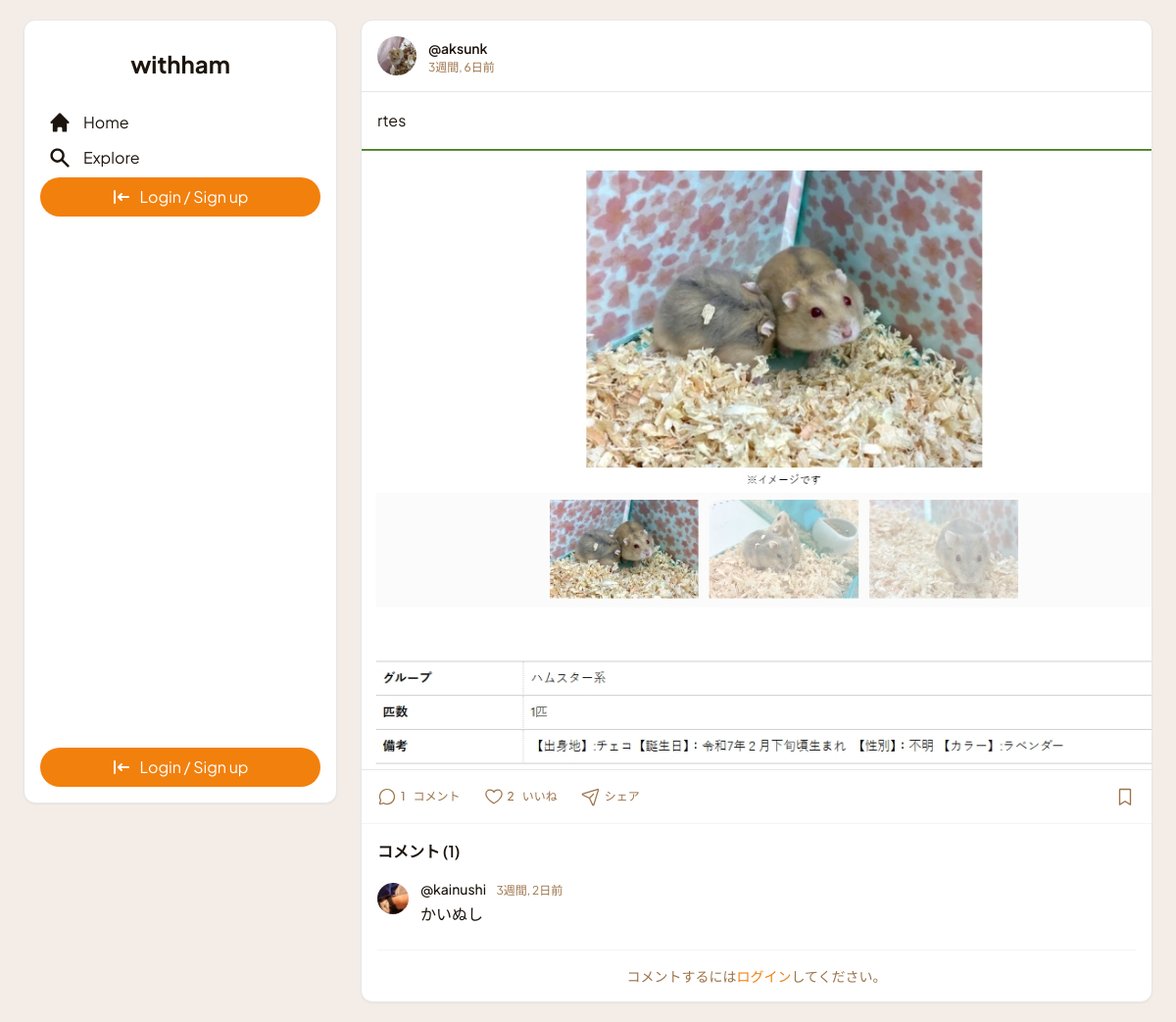
Screenshot of /post/3/ with the database file from the repository.
### withham/models.py (models this page shows, shortened)
class Post(models.Model):
    author = models.ForeignKey(User, on_delete=models.CASCADE, related_name='posts', verbose_name='投稿者')
    hamster = models.ForeignKey(Hamster, on_delete=models.SET_NULL, blank=True, null=True, related_name='posts', verbose_name='関連ハムスター')
    text = models.TextField('本文')
    image = models.ImageField('画像', upload_to='post_images/', blank=True, null=True)
    created_at = models.DateTimeField('投稿日時', default=timezone.now)
    likes = models.ManyToManyField(User, related_name='liked_posts', blank=True, verbose_name='いいねしたユーザー')
    tags = models.ManyToManyField(Tag, blank=True, related_name='posts', verbose_name='タグ')
    post_as_hamster = models.BooleanField("ハムスターとして投稿", default=False)
    class Meta:
        verbose_name = '投稿'
        verbose_name_plural = '投稿'
        ordering = ['-created_at']

class UserProfile(models.Model):
    user = models.OneToOneField(User, on_delete=models.CASCADE, related_name='profile')
    bio = models.TextField("自己紹介", blank=True, null=True)
    avatar = models.ImageField("プロフィール画像", upload_to='avatars/', null=True, blank=True)
    following = models.ManyToManyField(User, related_name='followers', symmetrical=False, blank=True)

class Comment(models.Model):
    post = models.ForeignKey('Post', on_delete=models.CASCADE, related_name='comments', verbose_name='対象投稿')
    author = models.ForeignKey(User, on_delete=models.CASCADE, related_name='comments', verbose_name='投稿者')
    text = models.TextField("本文")
    created_at = models.DateTimeField("投稿日時", default=timezone.now)
    class Meta:
        verbose_name = 'コメント'
        verbose_name_plural = 'コメント'
        ordering = ['created_at']

### withham/views.py (the view, shortened to what this page needs)
# urls.py: path('post/<int:pk>/', views.post_detail, name='post_detail'),
def post_detail(request, pk):
    post = get_object_or_404(Post, pk=pk)
    comments = post.comments.all().order_by('created_at')
    comment_form = CommentForm()
    context = {
        'post': post,
        'comments': comments,
        'comment_form': comment_form,
    }
    return render(request, 'withham/post_detail.html', context)

### withham/templatetags/withham_tags.py (called while the page is built)
@register.filter(name='linkify_hashtags')
def linkify_hashtags(value):
    hashtag_pattern = r'#([\w\u3040-\u30ff\u31f0-\u31ff\u3200-\u32ff\u3300-\u33ff\u3400-\u4dbf\u4e00-\u9fff\uf900-\ufaff]+)'
    def replace_hashtag(match):
        tag_name = match.group(1)
        try:
            url = reverse('withham:hashtag_search', kwargs={'tag_name': tag_name})
            return f'<a href="{url}" class="text-blue-600 hover:underline">#{tag_name}</a>'
        except Exception:
            return f'#{tag_name}'
    linked_text = re.sub(hashtag_pattern, replace_hashtag, value)
    return mark_safe(linked_text)

### withham/templates/withham/post_detail.html (shortened to what this page needs)
{% extends "withham/base.html" %}
{% load static %}
{% load humanize %}
{% load withham_tags %}
{% block content %}
    <div class="bg-white rounded-xl shadow-sm overflow-hidden border border-gray-200">
        <div class="p-4 flex items-center gap-3 border-b border-gray-200">
            <a href="{% url 'withham:profile_detail' post.author.pk %}">
                {% if post.author.profile.avatar %}
                <img src="{{ post.author.profile.avatar.url }}" class="h-10 w-10 rounded-full object-cover" alt="{{ post.author.username }}">
                {% else %}
                <img src="{% static 'images/default_avatar.png' %}" class="h-10 w-10 rounded-full bg-gray-200 object-cover" alt="デフォルトアバター">
                {% endif %}
            </a>
            <div>
                <a href="{% url 'withham:profile_detail' post.author.pk %}" class="text-[#1c140d] text-sm font-semibold hover:underline">@{{ post.author.username }}</a>
                <p class="text-[#9c7349] text-xs">{{ post.created_at|timesince }}前</p>
            </div>
        </div>
        {% if post.text %}
        <div class="p-4">
            <p class="text-[#1c140d] text-base leading-relaxed">{{ post.text|linkify_hashtags|linebreaksbr }}</p>
        </div>
        {% endif %}
        {% if post.image %}
            <div class="cursor-pointer open-modal-trigger" data-full-src="{{ post.image.url }}">
                <img src="{{ post.image.url }}" class="w-full h-auto object-cover" alt="投稿画像">
            </div>
        {% endif %}
        <div class="p-4 flex items-center gap-x-6 gap-y-2 text-[#9c7349] border-t border-gray-200 flex-wrap">
            <a href="#comment-form" class="flex items-center gap-1 hover:text-[#1c140d]">
                 <span class="text-xs font-medium">{{ comments.count }}</span>
                 <span class="hidden sm:inline text-xs font-medium ml-1">コメント</span>
            </a>
            {% if user.is_authenticated %}
            <button type="button"
                    class="like-button flex items-center gap-1 {% if user in post.likes.all %}text-[#f2800d]{% else %}text-[#9c7349] hover:text-[#f2800d]{% endif %}"
                    data-post-id="{{ post.pk }}"
                    data-like-url="{% url 'withham:toggle_like' post.pk %}">
                <svg class="like-icon flex-shrink-0" xmlns="http://www.w3.org/2000/svg" width="20px" height="20px" fill="currentColor" viewBox="0 0 256 256">
                    {% if user in post.likes.all %} <path d="M128,216S24,160,24,94A54,54,0,0,1,78,40c22.59,0,41.94,12.31,50,32,8.06-19.69,27.41-32,50-32a54,54,0,0,1,54,54C232,160,128,216,128,216Z"></path> {% else %} <path d="M178,32c-20.65,0-38.73,8.88-50,23.89C116.73,40.88,98.65,32,78,32A62.07,62.07,0,0,0,16,94c0,70,103.79,126.66,108.21,129a8,8,0,0,0,7.58,0C136.21,220.66,240,164,240,94A62.07,62.07,0,0,0,178,32ZM128,206.8C109.74,196.16,32,147.69,32,94A46.06,46.06,0,0,1,78,48c19.45,0,35.78,10.36,42.6,27a8,8,0,0,0,14.8,0c6.82-16.67,23.15-27,42.6-27a46.06,46.06,0,0,1,46,46C224,147.61,146.24,196.15,128,206.8Z"></path> {% endif %}
                </svg>
                <span class="like-count text-xs font-medium">{{ post.likes.count }}</span>
                <span class="hidden sm:inline text-xs font-medium ml-1">いいね</span>
            </button>
            {% else %}
                <span class="flex items-center gap-1 text-[#9c7349]">
                    <span class="like-count text-xs font-medium">{{ post.likes.count }}</span>
                    <span class="hidden sm:inline text-xs font-medium ml-1">いいね</span>
                </span>
            {% endif %}
            <button type="button" class="flex items-center gap-1 hover:text-[#1c140d]">
                <span class="text-xs font-medium">シェア</span>
            </button>
            <button type="button" class="ml-auto hover:text-[#1c140d]">
            </button>
        </div>
        <div class="p-4 border-t border-gray-100">
            <div class="space-y-4 mb-6">
                <h3 class="text-base font-semibold text-[#1c140d] mb-4">コメント ({{ comments.count }})</h3>
                {% for comment in comments %}
                    <div class="flex items-start gap-3">
                        <a href="{% url 'withham:profile_detail' comment.author.pk %}">
                            {% if comment.author.profile.avatar %}
                            <img src="{{ comment.author.profile.avatar.url }}" class="h-8 w-8 rounded-full mt-1 flex-shrink-0 object-cover" alt="{{ comment.author.username }}">
                            {% else %}
                            <img src="{% static 'images/default_avatar.png' %}" class="h-8 w-8 rounded-full mt-1 bg-gray-200 flex-shrink-0 object-cover" alt="デフォルトアバター">
                            {% endif %}
                        </a>
                        <div class="flex-grow">
                            <div class="flex items-baseline justify-between">
                                <p class="text-sm">
                                    <a href="{% url 'withham:profile_detail' comment.author.pk %}" class="font-medium text-[#1c140d] hover:underline">@{{ comment.author.username }}</a>
                                    <span class="text-[#9c7349] ml-2 text-xs">{{ comment.created_at|timesince }}前</span>
                                </p>
                            </div>
                            <p class="text-base text-[#1c140d] mt-1">{{ comment.text|linebreaksbr }}</p>
                        </div>
                    </div>
                {% empty %}
                    <p class="text-sm text-gray-500">まだコメントはありません。</p>
                {% endfor %}
            </div>
            <div id="comment-form" class="flex items-center gap-3 pt-4 border-t border-gray-100">
                 {% if user.is_authenticated %}
                 <img src="{% if user.profile.avatar %}{{ user.profile.avatar.url }}{% else %}{% static 'images/default_avatar.png' %}{% endif %}" class="h-8 w-8 rounded-full flex-shrink-0 object-cover" alt="あなたのアバター">
                 <form action="{% url 'withham:post_detail' post.pk %}" method="post" class="flex-grow flex items-center">
                     {% csrf_token %}
                     {{ comment_form.text }}
                     {% if comment_form.text.errors %} <p class="text-red-500 text-xs ml-2">{{ comment_form.text.errors }}</p> {% endif %}
                     <button type="submit" class="ml-2 text-sm font-semibold text-[#f2800d] hover:text-[#1c140d] flex-shrink-0">投稿</button>
                 </form>
                 {% else %}
                 <p class="text-sm text-[#9c7349] w-full text-center">コメントするには<a href="{% url 'withham:login' %}" class="text-[#f2800d] hover:underline font-medium">ログイン</a>してください。</p>
                 {% endif %}
            </div>
        </div>
    </div>
{% endblock %}

### rows the page displays
Post: author.profile.avatar (picture), author.username "aksunk", created_at "3週間, 6日", text|linkify_hashtags "rtes", image (picture), likes.count "2"
Comment: author.profile.avatar (picture), author.username "kainushi", created_at "3週間, 2日", text "かいぬし"

### other values shown
{{ comments.count }} "1"
